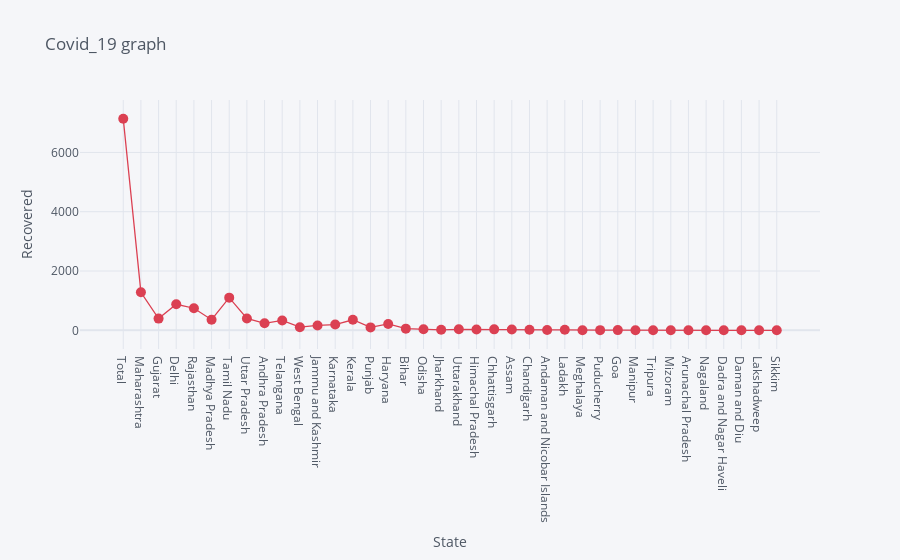

This figure's notebook cell:
### Markdown cell above
# Recovered cases per State

### Code cell
df.iplot(kind= 'scatter', x= 'State', y='Recovered', mode= 'markers+lines', title= 'Covid_19 graph', xTitle= 'State', yTitle= 'Recovered', color= 'red', size= 10)

### Figure 1 — Plotly figure (JSON) as saved in the notebook; plotly's stock layout.template omitted (floating-point values rounded to 4 significant figures)
{"data": [{"line": {"color": "rgba(219, 64, 82, 1.0)", "dash": "solid", "shape": "linear", "width": 1.3}, "marker": {"size": 10, "symbol": "circle"}, "mode": "markers+lines", "name": "Recovered", "text": "", "type": "scatter", "x": ["Total", "Maharashtra", "Gujarat", "Delhi", "Rajasthan", "Madhya Pradesh", "Tamil Nadu", "Uttar Pradesh", "Andhra Pradesh", "Telangana", "West Bengal", "Jammu and Kashmir", "Karnataka", "Kerala", "Punjab", "Haryana", "Bihar", "Odisha", "Jharkhand", "Uttarakhand", "Himachal Pradesh", "Chhattisgarh", "Assam", "Chandigarh", "Andaman and Nicobar Islands", "Ladakh", "Meghalaya", "Puducherry", "Goa", "Manipur", "Tripura", "Mizoram", "Arunachal Pradesh", "Nagaland", "Dadra and Nagar Haveli", "Daman and Diu", "Lakshadweep", "Sikkim"], "y": [7137, 1282, 394, 877, 744, 357, 1101, 399, 235, 332, 105, 164, 193, 355, 98, 213, 56, 37, 17, 33, 25, 32, 27, 17, 11, 16, 0, 5, 7, 2, 2, 0, 1, 0, 0, 0, 0, 0]}], "layout": {"legend": {"bgcolor": "#F5F6F9", "font": {"color": "#4D5663"}}, "paper_bgcolor": "#F5F6F9", "plot_bgcolor": "#F5F6F9", "title": {"font": {"color": "#4D5663"}, "text": "Covid_19 graph"}, "xaxis": {"gridcolor": "#E1E5ED", "showgrid": true, "tickfont": {"color": "#4D5663"}, "title": {"font": {"color": "#4D5663"}, "text": "State"}, "zerolinecolor": "#E1E5ED"}, "yaxis": {"gridcolor": "#E1E5ED", "showgrid": true, "tickfont": {"color": "#4D5663"}, "title": {"font": {"color": "#4D5663"}, "text": "Recovered"}, "zerolinecolor": "#E1E5ED"}}}
